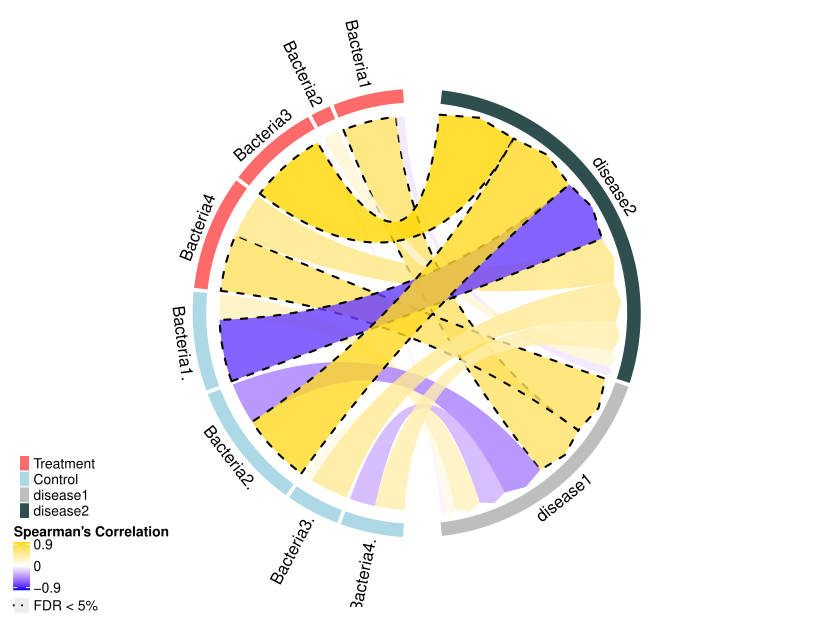

The script that drew this image:
library(circlize)

input = as.data.frame(read.delim("/Users/Nguyenphuong/Documents/GitHub/Visualization/Correlation_input.txt", 
                                 header=TRUE, sep="\t" ,na.strings = "", row.names = 1))

fac1 = factor(input$From)
fac2 = factor(input$To)
df = data.frame(from = fac1,
                to = fac2,
                value = as.vector(input$r_value),
                stringsAsFactors = FALSE)
df

color_range = c(-0.9, 0, 0.9)
col_fun = colorRamp2(color_range, c("blue","white","gold1"), transparency = 0.2)

lty_df    = data.frame(c("Bacteria1", "Bacteria4", "Bacteria3", "Bacteria1.", "Bacteria2."), c("disease1", "disease1","disease2", "disease2", "disease2"), c(2,2,2,2,2))
lwd_df    = data.frame(c("Bacteria1", "Bacteria4", "Bacteria3", "Bacteria1.", "Bacteria2."), c("disease1", "disease1","disease2", "disease2", "disease2"), c(2,2,2,2,2))
border_df = data.frame(c("Bacteria1", "Bacteria4", "Bacteria3", "Bacteria1.", "Bacteria2."), c("disease1", "disease1","disease2", "disease2", "disease2"), rep(1,5))




grid.col = c(Bacteria1 = "#FF6A6A", 
             Bacteria2 = "#FF6A6A", 
             Bacteria3 = "#FF6A6A", 
             Bacteria4 = "#FF6A6A",
             
             Bacteria1.= "#ADD8E6", 
             Bacteria2.= "#ADD8E6", 
             Bacteria3.= "#ADD8E6", 
             Bacteria4.= "#ADD8E6",
             
             disease1  = "#BEBEBE",
             disease2  = "#2F4F4F"
)

circos.par(start.degree = 90, clock.wise = FALSE)

chordDiagram(df, grid.col = grid.col, col = col_fun,
             link.sort = TRUE, link.decreasing = TRUE, 
             symmetric = TRUE,
             directional = 1, direction.type = c("diffHeight","arrows"),
             link.arr.type = "big.arrow",
             link.lty = lty_df, link.lwd = lwd_df,
             link.border = border_df,
             annotationTrack = c("grid"),
             annotationTrackHeight = c(0.05, 0.02),
             preAllocateTracks = list(track.height = max(strwidth(unlist(dimnames(df)))))
             
)

  circos.track(track.index = 1, panel.fun = function(x, y) {
  xlim  = get.cell.meta.data("xlim")
  xplot = get.cell.meta.data("xplot")
  ylim  = get.cell.meta.data("ylim")
  sector.name = get.cell.meta.data("sector.index")
  
  if(abs(xplot[2] - xplot[1]) < 20) {
    circos.text(mean(xlim), ylim[1], sector.name, facing = "clockwise",
                niceFacing = TRUE, adj = c(0, 0.5), col = "black")
  } else {
    circos.text(mean(xlim), ylim[1], sector.name, facing = "inside", 
                niceFacing = TRUE, adj = c(0.5, 0), col= "black")
  }
  }, bg.border = NA)

  circos.clear()


library(ComplexHeatmap)

lgd_points = Legend(at = c("Treatment", "Control", "disease1", "disease2" ), type = "grid",
                    legend_gp = gpar(fill = c("#FF6A6A", "#ADD8E6", "#BEBEBE", "#2F4F4F"), title_position = "topleft", 
                                     title = "Main Groups"))
# discrete
lgd_lines = Legend(at = c("FDR < 5%"), type = "lines",
                   legend_gp = gpar(lty =c(3), lwd = 2), title_position = "topleft"
)
# continuous
lgd_links = Legend(at = c(-0.9, 0, 0.9), col_fun = col_fun,
                   title_position = "topleft", title = "Spearman's Correlation")


lgd_list_vertical = packLegend(lgd_points, lgd_links, lgd_lines)
lgd_list_vertical
draw(lgd_list_vertical, x = unit(3.5, "mm"), 
     y = unit(3.5, "mm"), just = c( "left", "bottom"))

# Thank for reading and contributing to improve my script
